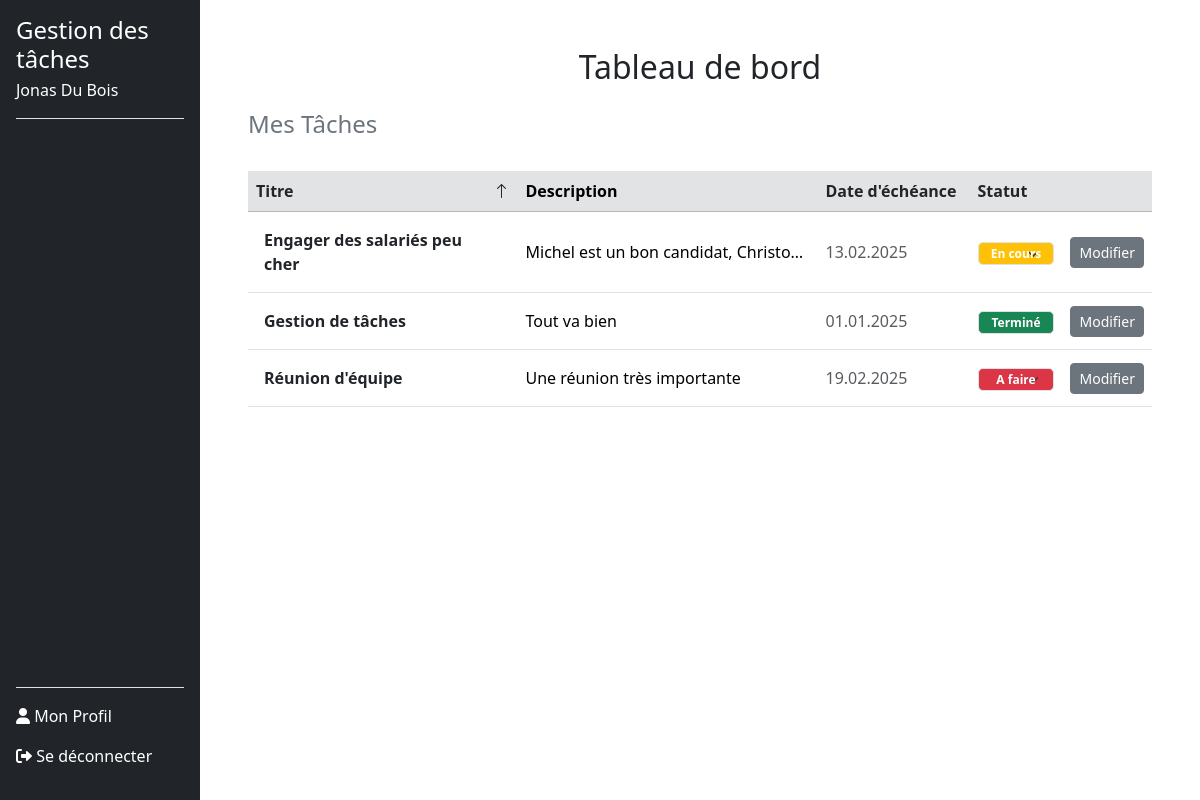
The page /dashboard.php (signed in) on the database as committed earlier.
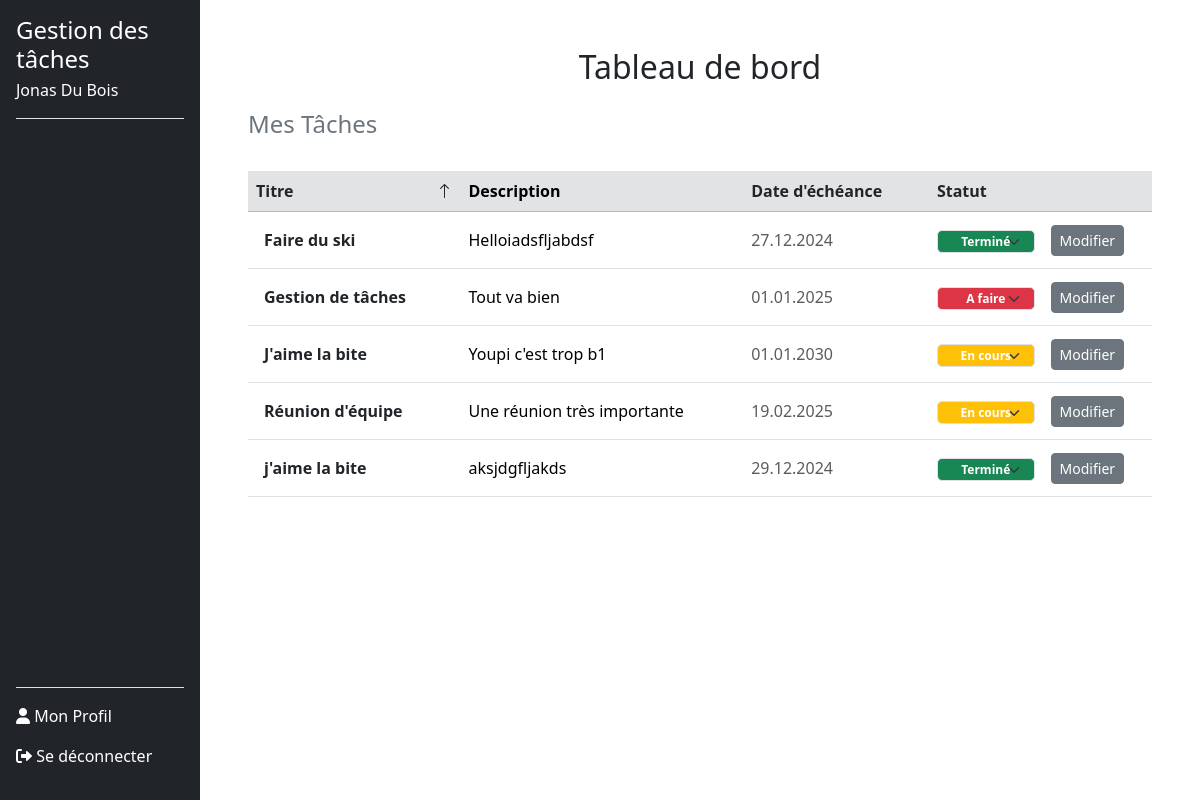
The same page on the database as committed later.
### tables this page shows
CREATE TABLE users (
        id INTEGER PRIMARY KEY AUTOINCREMENT,
        nom VARCHAR(120) NOT NULL,
        prenom VARCHAR(120) NOT NULL,
        email VARCHAR(120) NOT NULL UNIQUE,
        noTel VARCHAR(20) NOT NULL UNIQUE,
        motDePasse VARCHAR(255) NOT NULL,
        token VARCHAR(255) DEFAULT NULL,
        is_confirmed BOOLEAN DEFAULT 0
    );

CREATE TABLE tasks (
        id INTEGER PRIMARY KEY AUTOINCREMENT,
        userId INTEGER NOT NULL,
        titre TEXT NOT NULL,
        description TEXT DEFAULT NULL,
        dateEcheance DATE DEFAULT NULL,
        statut TEXT CHECK(statut IN ('a_faire', 'en_cours', 'termine')) DEFAULT 'a_faire',
        createdAt TIMESTAMP DEFAULT CURRENT_TIMESTAMP, 
        FOREIGN KEY (userId) REFERENCES users(id) ON DELETE CASCADE
    );

### src/dbManager/DbManagerCRUD.php (called while the page is built, shortened)
<?php
class DbManagerCRUD implements I_ApiCRUD
{
    private $db;
    public function __construct()
    {
        $config = parse_ini_file(__DIR__ . '/../config/db.ini');
        $dsn = $config['dsn'];
        $username = $config['username'];
        $password = $config['password'];
        $this->db = new \PDO($dsn, $username, $password);
    }
    public function rendPersonnes(string $email): array
    {
        $sql = "SELECT * FROM users WHERE email = :email;";
        $stmt = $this->db->prepare($sql);
        $stmt->bindParam(':email', $email, \PDO::PARAM_STR);
        try {
            $stmt->execute();
            $donnees = $stmt->fetchAll(\PDO::FETCH_ASSOC);
            $tabUsers = [];
            foreach ($donnees as $donneesUser) {
                $user = new Users(
                    $donneesUser["prenom"],
                    $donneesUser["nom"],
                    $donneesUser["email"],
                    $donneesUser["noTel"],
                    $donneesUser["motDePasse"],
                    $donneesUser["id"]
                );
                $tabUsers[] = $user;
            }
            return $tabUsers;
        } catch (\PDOException $e) {
            error_log("Erreur lors de la récupération des utilisateurs : " . $e->getMessage());
            return [];
        }
    }
    public function getTasksByUserIdSorted(int $userId, string $sortColumn = 'titre', string $order = 'ASC'): array
    {
        $validSortColumns = ['titre', 'dateEcheance', 'statut'];
        $validOrders = ['ASC', 'DESC'];
        if (!in_array($sortColumn, $validSortColumns)) {
            $sortColumn = 'titre';
        }
        try {
            $query = "
            SELECT t.id, t.titre, t.description, t.dateEcheance, t.statut, t.createdAt
            FROM tasks t
            JOIN task_users tu ON t.id = tu.taskId
            WHERE tu.userId = :userId
            ORDER BY $sortColumn $order
        ";
            $stmt = $this->db->prepare($query);
            $stmt->bindValue(':userId', $userId, \PDO::PARAM_INT);
            $stmt->execute();
            $tasks = [];
            while ($taskData = $stmt->fetch(\PDO::FETCH_ASSOC)) {
                $stmtUsers = $this->db->prepare("SELECT userId FROM task_users WHERE taskId = :taskId");
                $stmtUsers->bindValue(':taskId', $taskData['id']);
                $stmtUsers->execute();
                $userIds = $stmtUsers->fetchAll(\PDO::FETCH_COLUMN);
                $tasks[] = new Task(
                    $taskData['titre'],
                    $taskData['description'],
                    $userIds,
                    $taskData['dateEcheance'],
                    $taskData['statut'],
                    $taskData['id']
                );
            }
            return $tasks;
        } catch (\PDOException $e) {
            throw new \Exception('Erreur lors de la récupération des tâches triées : ' . $e->getMessage());
        }
    }
}

### Includes/functions.php (called while the page is built, shortened)
<?php
function getUserByEmail($email, $dbManager) {
    $userInfoArray = $dbManager->rendPersonnes($email);
    return !empty($userInfoArray) ? $userInfoArray[0] : null;
}
function getStatusBadgeClass(string $statut): string
{
    $badgeClasses = [
        'À faire' => 'bg-danger',
        'En cours' => 'bg-warning',
        'Terminé' => 'bg-success',
    ];
    return $badgeClasses[$statut] ?? 'bg-secondary';
}
function getSortOrder(string $column): string
{
    $currentSort = $_GET['sort'] ?? '';
    return 'ASC';
}
?>

### src/dbManager/Users.php (called while the page is built, shortened)
<?php
class Users {
    private $id;
    private $nom;
    private $prenom;
    public function __construct(string $prenom, string $nom, string $email, string $noTel, string $motDePasse ,int $id = 0) {
        $this->prenom = $prenom;
        $this->nom = $nom;
        $this->id = $id;
    }
    public function rendId(): int {
        return (int)$this->id;
    }
    public function rendPrenom(): string {
        return $this->prenom;
    }
    public function rendNom(): string {
        return $this->nom;
    }
}

### src/dbManager/Task.php (called while the page is built, shortened)
<?php
class Task
{
    private $titre;
    private $description;
    private $dateEcheance;
    private $statut;
    public function __construct(
        string $titre,
        string $description = null,
        array $userIds = null,
        string $dateEcheance = null,
        string $statut = 'a_faire',
        int $id = 0,
    ) {
        $this->titre = $titre;
        $this->description = $description;
        $this->dateEcheance = $dateEcheance;
        $this->statut = $statut;
    }
    private function isValidDate(string $date): bool
    {
        $d = DateTime::createFromFormat('Y-m-d', $date);
        return $d && $d->format('Y-m-d') === $date;
    }
    public function rendTitre(): string
    {
        return $this->titre;
    }
    public function rendDescription(): ?string
    {
        return $this->description;
    }
    public function getFormattedDateEcheance(): ?string
    {
        if ($this->dateEcheance) {
            $d = DateTime::createFromFormat('Y-m-d', $this->dateEcheance);
            return $d ? $d->format('d.m.Y') : null;
        }
        return null;
    }
    public function getFormattedStatut(): string
    {
        $statutTraduction = [
            'a_faire' => 'À faire',
            'en_cours' => 'En cours',
            'termine' => 'Terminé',
        ];
        return $statutTraduction[$this->statut] ?? 'Inconnu';
    }
}

### dashboard.php (the view, shortened to what this page needs)
<?php
require_once 'includes/functions.php';
$dbManager = new DbManagerCRUD();
$email = $_SESSION['email_user'] ?? null;
$userInfo = getUserByEmail($email, $dbManager);
$userId = $userInfo->rendId();
$sortColumn = $_GET['sort'] ?? 'title';
$order = $_GET['order'] ?? 'ASC';
$taches = $dbManager->getTasksByUserIdSorted($userId, $sortColumn, $order);
?>
<!DOCTYPE html>
<html lang="fr">
<head>
    <link href="https://cdn.jsdelivr.net/npm/bootstrap@5.3.3/dist/css/bootstrap.min.css" rel="stylesheet">
    <link href="https://cdn.jsdelivr.net/npm/bootstrap-icons/font/bootstrap-icons.css" rel="stylesheet">
</head>
<body>
    <div class="container-fluid">
        <div class="row">
            <?php include 'Includes/sidebar.php'; ?>
            <div class="main-content ms-auto col-md-9 col-lg-10 p-5">
                <h2 class="text-center mb-4">Tableau de bord</h2>
                <h4 class="text-secondary">Mes Tâches</h4>
                <?php if (empty($taches)): ?>
                    <div class="alert alert-info mt-4" role="alert">
                        <p>Aucune tâche assignée pour le moment.</p>
                    </div>
                <?php else: ?>
                    <div class="table-responsive pt-4">
                        <table class="table table-hover align-middle">
                            <thead class="table-secondary">
                                <tr>
                                    <th scope="col">
                                        <a href="?sort=title&order=<?php echo getSortOrder('title'); ?>" class="text-decoration-none text-dark">
                                            Titre
                                            <i class="bi <?php echo $sortColumn === 'title' ? ($order === 'ASC' ? 'bi-arrow-up' : 'bi-arrow-down') : ''; ?>"></i>
                                        </a>
                                    </th>
                                    <th scope="col">Description</th>
                                    <th scope="col">
                                        <a href="?sort=date_echeance&order=<?php echo getSortOrder('date_echeance'); ?>" class="text-decoration-none text-dark">
                                            Date d'échéance
                                        </a>
                                    </th>
                                    <th scope="col">
                                        <a href="?sort=statut&order=<?php echo getSortOrder('statut'); ?>" class="text-decoration-none text-dark">
                                            Statut
                                        </a>
                                    </th>
                                    <th scope="col"></th>
                                </tr>
                            </thead>
                            <tbody>
                                <?php foreach ($taches as $task): ?>
                                    <tr>
                                        <td scope="row" class="fw-bold text-dark p-3"><?php echo htmlspecialchars($task->rendTitre()); ?></td>
                                        <td class="text-truncate" style="max-width: 300px;">
                                            <?php echo htmlspecialchars($task->rendDescription()); ?>
                                        </td>
                                        <td class="text-muted"><?php echo htmlspecialchars($task->getFormattedDateEcheance()); ?></td>
                                        <td>
                                            <form method="POST" action="">
                                                <select name="statut" class="statutActu form-select text-white badge <?php echo getStatusBadgeClass($task->getFormattedStatut()); ?>" style="max-width: 150px;" onchange="this.form.submit()">
                                                    <?php foreach (['À faire', 'En cours', 'Terminé'] as $status): ?>
                                                        <option value="<?php echo htmlspecialchars($status); ?>" <?php echo $status === $task->getFormattedStatut() ? 'selected' : ''; ?>>
                                                            <?php echo htmlspecialchars($status); ?>
                                                        </option>
                                                    <?php endforeach; ?>
                                                </select>
                                            </form>
                                        </td>
                                        <td>
                                            <form method="GET" action="task_details.php">
                                                <button type="submit" class="btn btn-secondary btn-sm">Modifier</button>
                                            </form>
                                        </td>
                                    </tr>
                                <?php endforeach; ?>
                            </tbody>
                        </table>
                    </div>
                <?php endif; ?>
            </div>
        </div>
    </div>
</body>
</html>

### Includes/sidebar.php (shortened to what this page needs)
<?php
$email = $_SESSION['email_user'];
$dbManager = new DbManagerCRUD();
$users = $dbManager->rendPersonnes($email);
if (!empty($users)) {
    $user = $users[0];
    $userName = $user->rendPrenom() . ' ' . $user->rendNom();
} else {
    $userName = 'Utilisateur inconnu';
}
?>
<link href="https://cdnjs.cloudflare.com/ajax/libs/font-awesome/6.0.0-beta3/css/all.min.css" rel="stylesheet">
<div class="col-md-3 col-lg-2 bg-dark text-white sidebar position-fixed vh-100 d-flex flex-column p-3">
    <div class="border-bottom">
        <h4 class="mb-0">Gestion des tâches</h4>
        <p class="mt-1"><?= htmlspecialchars($userName) ?></p>
    </div>
    <ul class="nav nav-pills flex-column mb-auto pt-3">
    </ul>
    <div class="mt-auto border-top pt-3">
        <a href="profile.php" class="nav-link text-white pb-3<?= basename($_SERVER['PHP_SELF']) == 'profile.php' ? ' active' : '' ?>">
            <i class="fas fa-user"></i> Mon Profil
        </a>
        <a href="logout.php" class="nav-link text-white pb-3">
            <i class="fas fa-sign-out-alt"></i> Se déconnecter
        </a>
    </div>
</div>

### dashboard.php (style rules this page uses)
select { width: 150px; }
select option { background-color: white; color: #000; }
th a { display: flex; align-items: center; justify-content: space-between; text-decoration: none; }
th i { margin-left: 5px; }
td select { padding-right: 20px; }
.statutActu { width: 100%; border-radius: 5px; }
.badge { text-align: center; padding-left: 12px; padding-right: 12px; }
.table th, .table td { vertical-align: middle; }

Rows that differ between the two databases and show on the page:
removed tasks: titre "Engager des salariés peu cher", description "Michel est un bon candidat, Christo…", dateEcheance "13.02.2025", statut "En cours"
added tasks: titre "Faire du ski", description "Helloiadsfljabdsf", dateEcheance "27.12.2024", statut "Terminé"
changed tasks "Gestion de tâches": statut "Terminé" → "À faire"
added tasks: titre "J'aime la bite", description "Youpi c'est trop b1", dateEcheance "01.01.2030", statut "En cours"
changed tasks "Réunion d'équipe": statut "À faire" → "En cours"
added tasks: titre "j'aime la bite", description "aksjdgfljakds", dateEcheance "29.12.2024", statut "Terminé"
